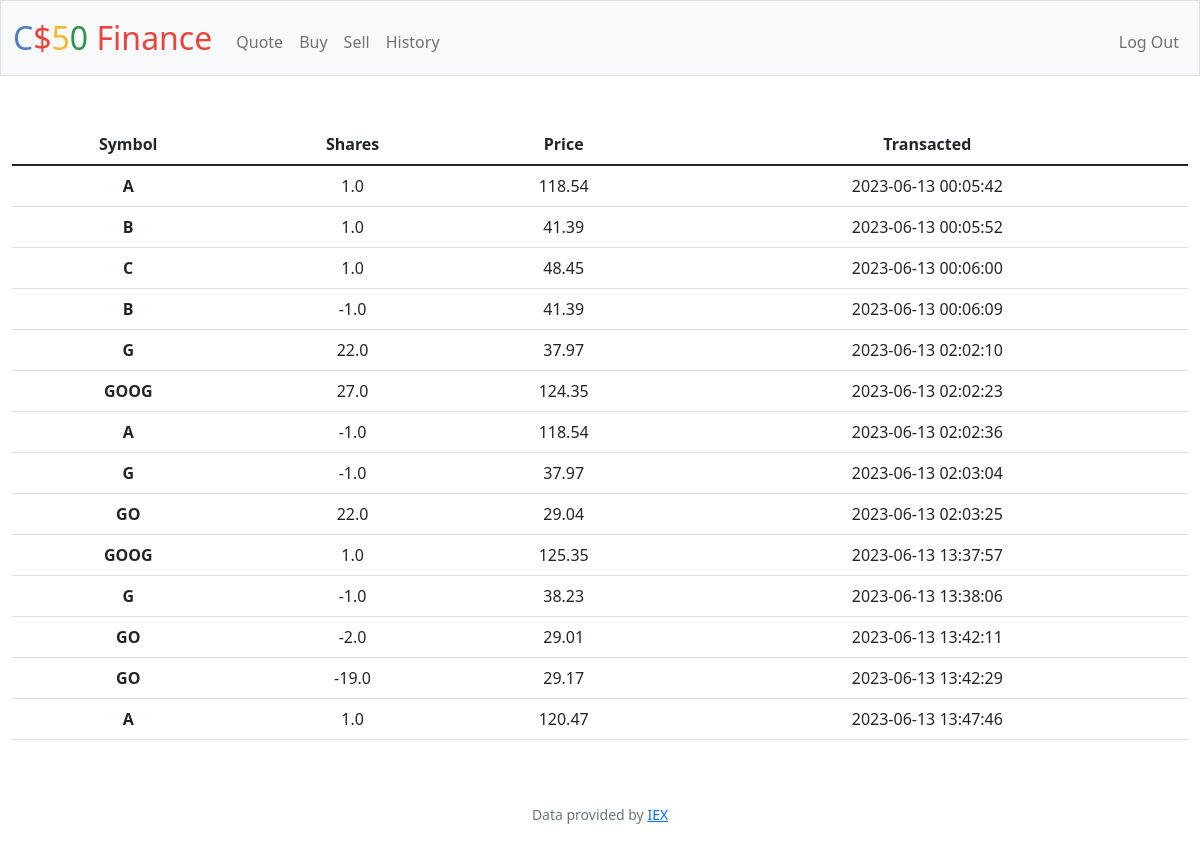
The app's page /history (signed in) with its own data.
### tables this page shows
CREATE TABLE transactions(
id integer PRIMARY KEY AUTOINCREMENT,
user_id integer not null,
ticker varchar(8) not null,
price real not null,
shares real not null,
timestamp DATETIME DEFAULT CURRENT_TIMESTAMP,
FOREIGN KEY (user_id) REFERENCES users(id)
);

### app.py (the view)
@app.route("/history")
@login_required
def history():
    id = session["user_id"]
    rows = db.execute("SELECT ticker, shares, price, timestamp FROM transactions WHERE user_id = ?", id)
    if rows:
        return render_template("history.html", rows=rows)
    else:
        return apology("no history to show yet", 400)

### app.py (called while the page is built)
@app.after_request
def after_request(response):
    response.headers["Cache-Control"] = "no-cache, no-store, must-revalidate"
    response.headers["Expires"] = 0
    response.headers["Pragma"] = "no-cache"
    return response

### helpers.py (called while the page is built)
def login_required(f):
    @wraps(f)
    def decorated_function(*args, **kwargs):
        if session.get("user_id") is None:
            return redirect("/login")
        return f(*args, **kwargs)
    return decorated_function

### templates/history.html (shortened to what this page needs)
{% extends "layout.html" %}
{% block main %}
<table class="table table-hover">
    <thead>
      <tr>
        <th scope="col">Symbol</th>
        <th scope="col">Shares</th>
        <th scope="col">Price</th>
        <th scope="col">Transacted</th>
      </tr>
    </thead>
    <tbody>
      {% for row in rows %}
      <tr>
          <th scope="row"> {{ row.ticker }} </th>
          <td> {{ row.shares }} </td>
          <td> {{ row.price }} </td>
          <td> {{ row.timestamp }} </td>
      </tr>
      {% endfor %}
    </tbody>
</table>
{% endblock %}

### templates/layout.html (shortened to what this page needs)
<!DOCTYPE html>
<html lang="en">
    <head>
        <link href="https://cdn.jsdelivr.net/npm/bootstrap@5.1.3/dist/css/bootstrap.min.css" rel="stylesheet">
        <link href="/static/styles.css" rel="stylesheet">
    </head>
    <body>
        <nav class="bg-light border navbar navbar-expand-md navbar-light">
            <div class="container-fluid">
                <a class="navbar-brand" href="/"><span class="blue">C</span><span class="red">$</span><span class="yellow">5</span><span class="green">0</span> <span class="red">Finance</span></a>
                <div class="collapse navbar-collapse" id="navbar">
                    {% if session["user_id"] %}
                        <ul class="navbar-nav me-auto mt-2">
                            <li class="nav-item"><a class="nav-link" href="/quote">Quote</a></li>
                            <li class="nav-item"><a class="nav-link" href="/buy">Buy</a></li>
                            <li class="nav-item"><a class="nav-link" href="/sell">Sell</a></li>
                            <li class="nav-item"><a class="nav-link" href="/history">History</a></li>
                        </ul>
                        <ul class="navbar-nav ms-auto mt-2">
                            <li class="nav-item"><a class="nav-link" href="/logout">Log Out</a></li>
                        </ul>
                    {% else %}
                        <ul class="navbar-nav ms-auto mt-2">
                            <li class="nav-item"><a class="nav-link" href="/register">Register</a></li>
                            <li class="nav-item"><a class="nav-link" href="/login">Log In</a></li>
                        </ul>
                    {% endif %}
                </div>
            </div>
        </nav>
        <main class="container-fluid py-5 text-center">
            {% block main %}{% endblock %}
        </main>
        <footer class="mb-5 small text-center text-muted">
            Data provided by <a href="https://iexcloud.io/">IEX</a>
        </footer>
    </body>
</html>

### records on screen
transactions: ticker "A", shares "1.0", price "118.54", timestamp "2023-06-13 00:05:42"
transactions: ticker "B", shares "1.0", price "41.39", timestamp "2023-06-13 00:05:52"
transactions: ticker "C", shares "1.0", price "48.45", timestamp "2023-06-13 00:06:00"
transactions: ticker "B", shares "-1.0", price "41.39", timestamp "2023-06-13 00:06:09"
transactions: ticker "G", shares "22.0", price "37.97", timestamp "2023-06-13 02:02:10"
transactions: ticker "GOOG", shares "27.0", price "124.35", timestamp "2023-06-13 02:02:23"
transactions: ticker "A", shares "-1.0", price "118.54", timestamp "2023-06-13 02:02:36"
transactions: ticker "G", shares "-1.0", price "37.97", timestamp "2023-06-13 02:03:04"
transactions: ticker "GO", shares "22.0", price "29.04", timestamp "2023-06-13 02:03:25"
transactions: ticker "GOOG", shares "1.0", price "125.35", timestamp "2023-06-13 13:37:57"
transactions: ticker "G", shares "-1.0", price "38.23", timestamp "2023-06-13 13:38:06"
transactions: ticker "GO", shares "-2.0", price "29.01", timestamp "2023-06-13 13:42:11"
transactions: ticker "GO", shares "-19.0", price "29.17", timestamp "2023-06-13 13:42:29"
transactions: ticker "A", shares "1.0", price "120.47", timestamp "2023-06-13 13:47:46"
